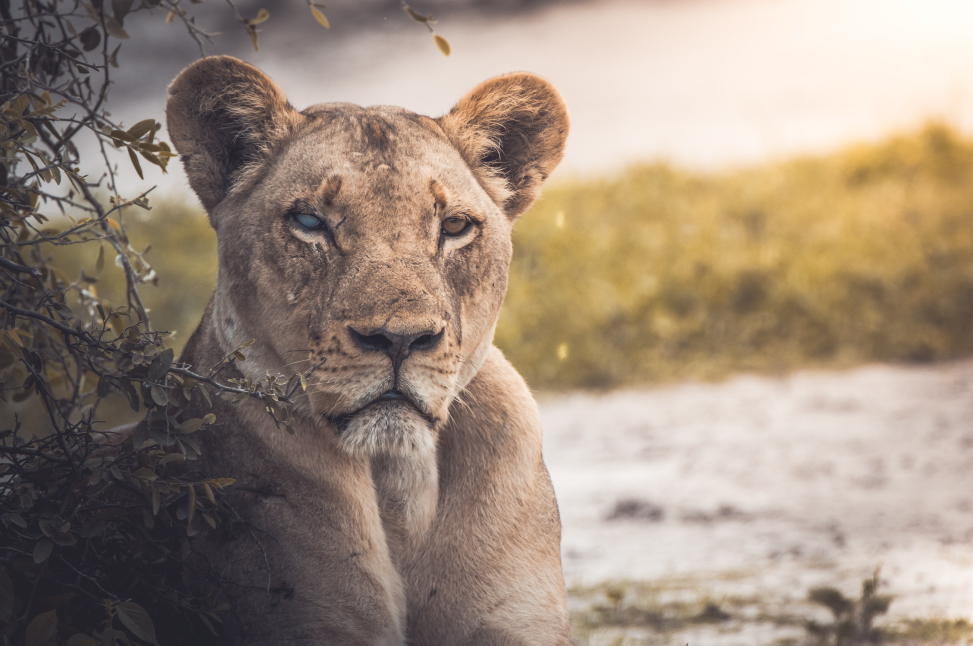
#> input picture Sample.jpg, 4865 x 3227 px (shown at 1/5 size); its folder holds only this picture in this run
$ python -i main.py   (imports and definitions only)
#> lines starting #> are read from the running program, lines starting #| are printed output that depends on the picture; after the words box and inside, x2 and y2 are one past the last pixel; in counts of white or black regions, pixels touching at a corner belong together
import cv2
import numpy as np

import tkinter as tk
from tkinter import filedialog
from tkinter.filedialog import askopenfile
from PIL import Image, ImageTk


class Cartoonizer:
	"""Cartoonizer effect
		A class that applies a cartoon effect to an image.
		The class uses a bilateral filter and adaptive thresholding to create
		a cartoon effect.
	"""
	#variable
	def _init_(self):
		pass

	def render(self, img_rgb):
		img_rgb = cv2.imread(img_rgb)
		img_rgb = cv2.resize(img_rgb, (1366,668))
		numDownSamples = 2	 # number of downscaling steps
		numBilateralFilters = 50 # number of bilateral filtering steps

		# -- STEP 1 --

		# downsample image using Gaussian pyramid
		img_color = img_rgb
		for _ in range(numDownSamples):
			img_color = cv2.pyrDown(img_color)

		#cv2.imshow("downcolor",img_color)
		#cv2.waitKey(0)
		# repeatedly apply small bilateral filter instead of applying
		# one large filter
		for _ in range(numBilateralFilters):
			img_color = cv2.bilateralFilter(img_color, 9, 9, 7)

		#cv2.imshow("bilateral filter",img_color)
		#cv2.waitKey(0)
		# upsample image to original size
		for _ in range(numDownSamples):
			img_color = cv2.pyrUp(img_color)
		#cv2.imshow("upscaling",img_color)
		#cv2.waitKey(0)

		# -- STEPS 2 and 3 --
		# convert to grayscale and apply median blur
		img_gray = cv2.cvtColor(img_rgb, cv2.COLOR_RGB2GRAY)
		img_blur = cv2.medianBlur(img_gray, 3)
		#cv2.imshow("grayscale+median blur",img_color)
		#cv2.waitKey(0)

		# -- STEP 4 --
		# detect and enhance edges
		img_edge = cv2.adaptiveThreshold(img_blur, 255,
										cv2.ADAPTIVE_THRESH_MEAN_C,
										cv2.THRESH_BINARY, 9, 2)
		#cv2.imshow("edge",img_edge)
		#cv2.waitKey(0)

		# -- STEP 5 --
		# convert back to color so that it can be bit-ANDed with color image
		(x,y,z) = img_color.shape
		img_edge = cv2.resize(img_edge,(y,x))
		img_edge = cv2.cvtColor(img_edge, cv2.COLOR_GRAY2RGB)
		cv2.imwrite("edge.png",img_edge)
		# [4 lines of commented-out code are left out]
		return cv2.bitwise_and(img_color, img_edge)

tmp_canvas = Cartoonizer()

##
# [3 lines not run here, left out]
my_font1=('times', 18, 'bold')
# [1 line that did not run here, left out]
# [1 line not run here, left out]
# [1 line that did not run here, left out]
# [1 line not run here, left out]

def upload_file():
    global img
    f_types = [('Jpg Files', '*.jpg')]
    filename = filedialog.askopenfilename(filetypes=f_types)
    img = ImageTk.PhotoImage(file=filename)
    b2 =tk.Button(my_w,image=img) # using Button
    b2.grid(row=3,column=1)


# [1 line not run here, left out]

##
file_name = r'b2'
# [1 line that did not run here, left out]
file_path_name = 'img'
file_name = file_path_name


# [4 lines not run here, left out]

>>> result = Cartoonizer().render('Sample.jpg')
#> call 2 of render, with img_rgb = 'Sample.jpg'
#> in render, img_rgb is the input picture: shape (3227, 4865, 3); mean B, G, R 124.8, 139.4, 156.2
#> in render (call 2), `img_rgb = cv2.resize(img_rgb, (1366,668))`:
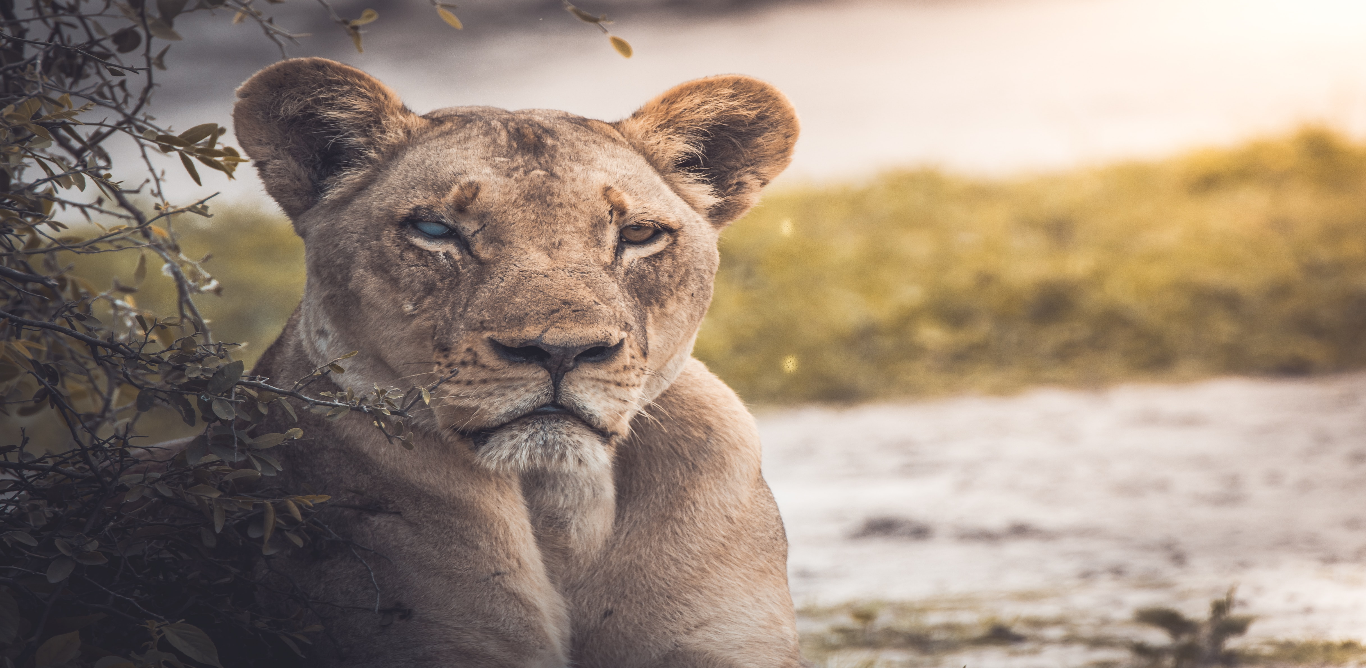
#> img_rgb: shape (668, 1366, 3); mean B, G, R 124.7, 139.3, 156.1
#> the loop in render (call 2), `for _ in range(numDownSamples):` made 2 passes
#> pass 2, in render (call 2), `img_color = cv2.pyrDown(img_color)`:
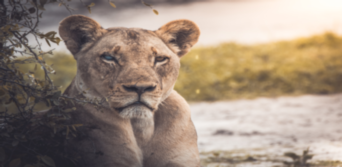
#> img_color: shape (167, 342, 3); mean B, G, R 124.7, 139.3, 156.1
#> in render (call 2), `img_gray = cv2.cvtColor(img_rgb, cv2.COLOR_RGB2GRAY)`:
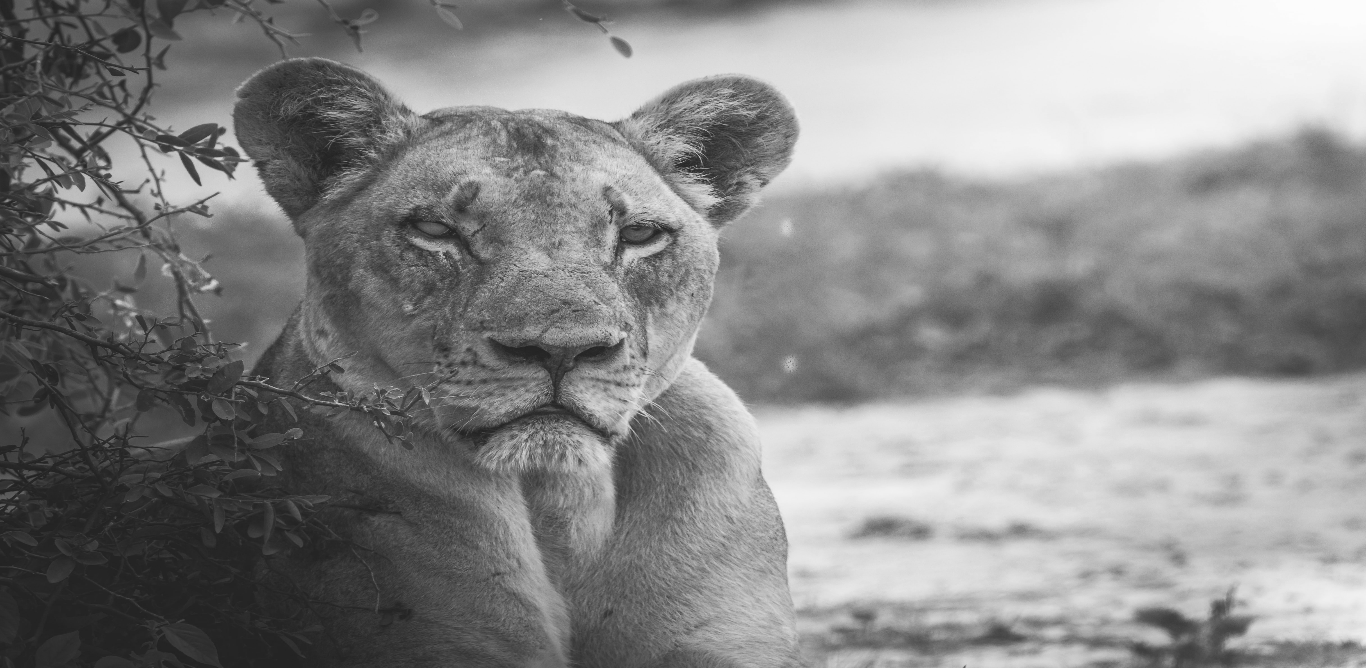
#> img_gray: shape (668, 1366); min 33, max 252, mean 136.9
#> in render (call 2), `img_edge = cv2.adaptiveThreshold(img_blur, 255, cv2.ADAPTIVE_THRESH_ME..`:
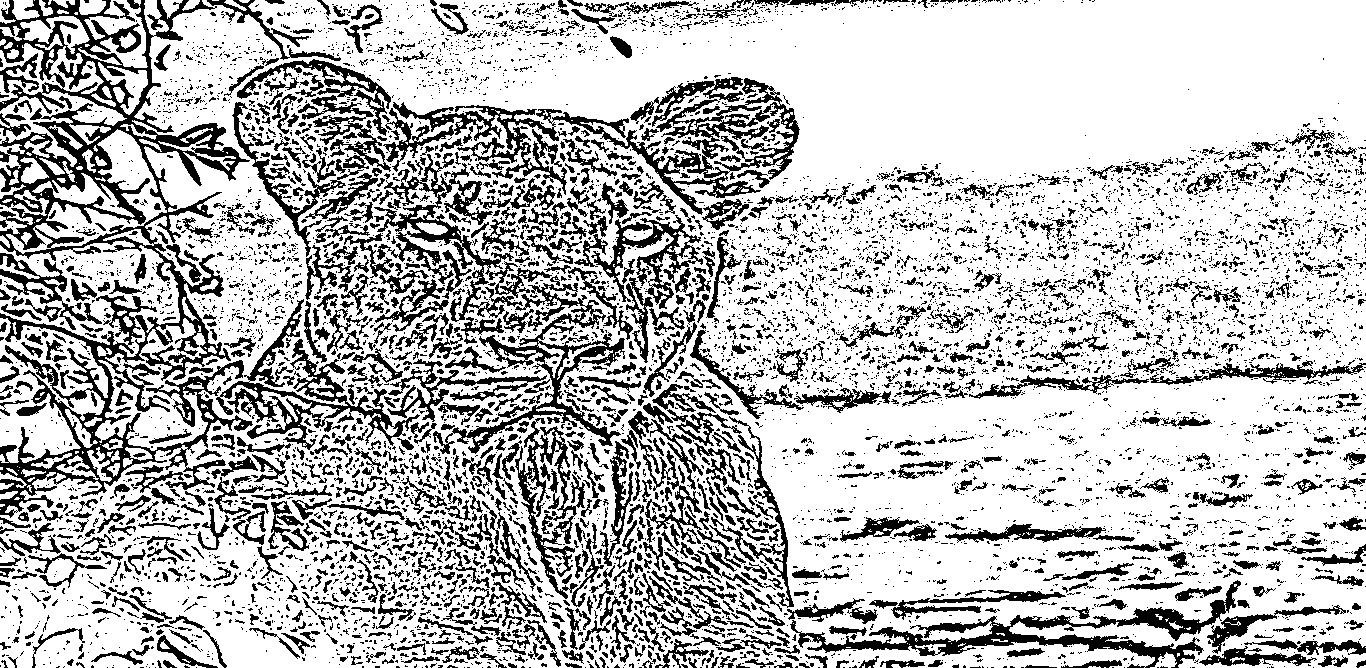
#> img_edge: shape (668, 1366); 74.1% white; 8007 black regions (6662 under 20 px), largest, box (x1, y1, x2, y2) and area: (0, 0, 253, 518) 32947, (383, 78, 800, 215) 11224, (790, 580, 1241, 668) 7244
#> in render (call 2), `img_edge = cv2.resize(img_edge,(y,x))`:
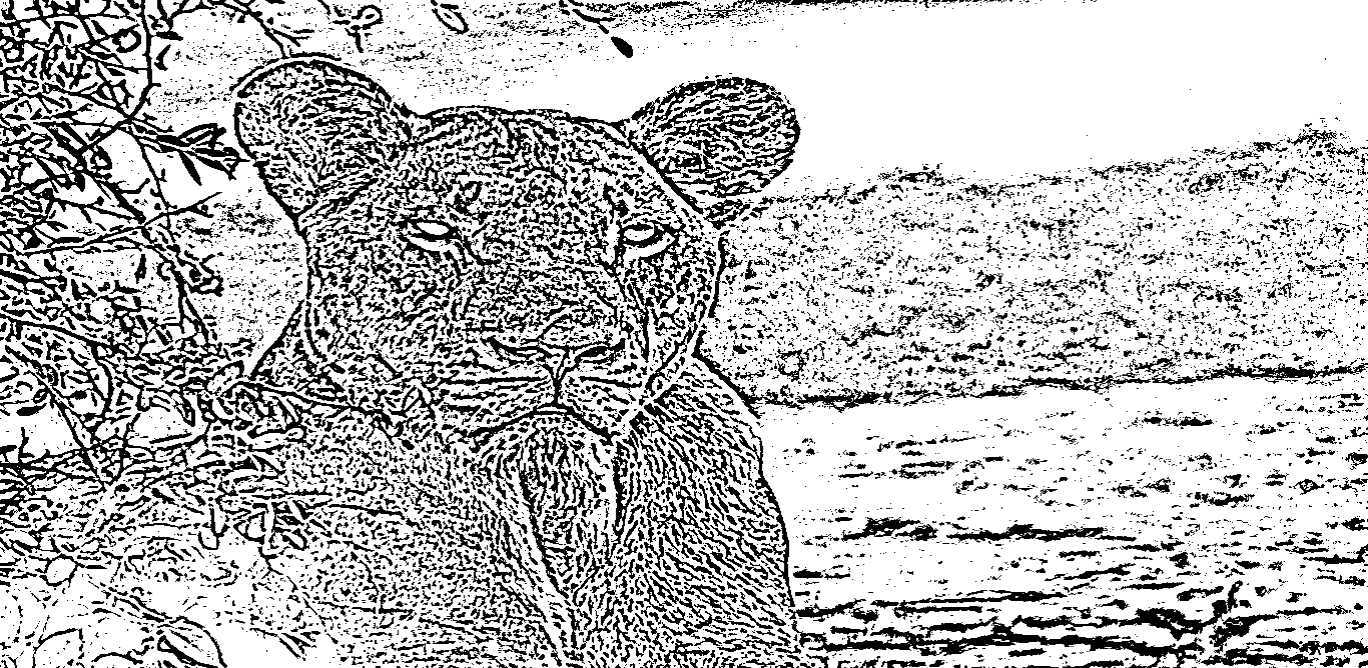
#> img_edge: shape (668, 1368); min 0, max 255, mean 189.1
#> in render (call 2), `return cv2.bitwise_and(img_color, img_edge)`:
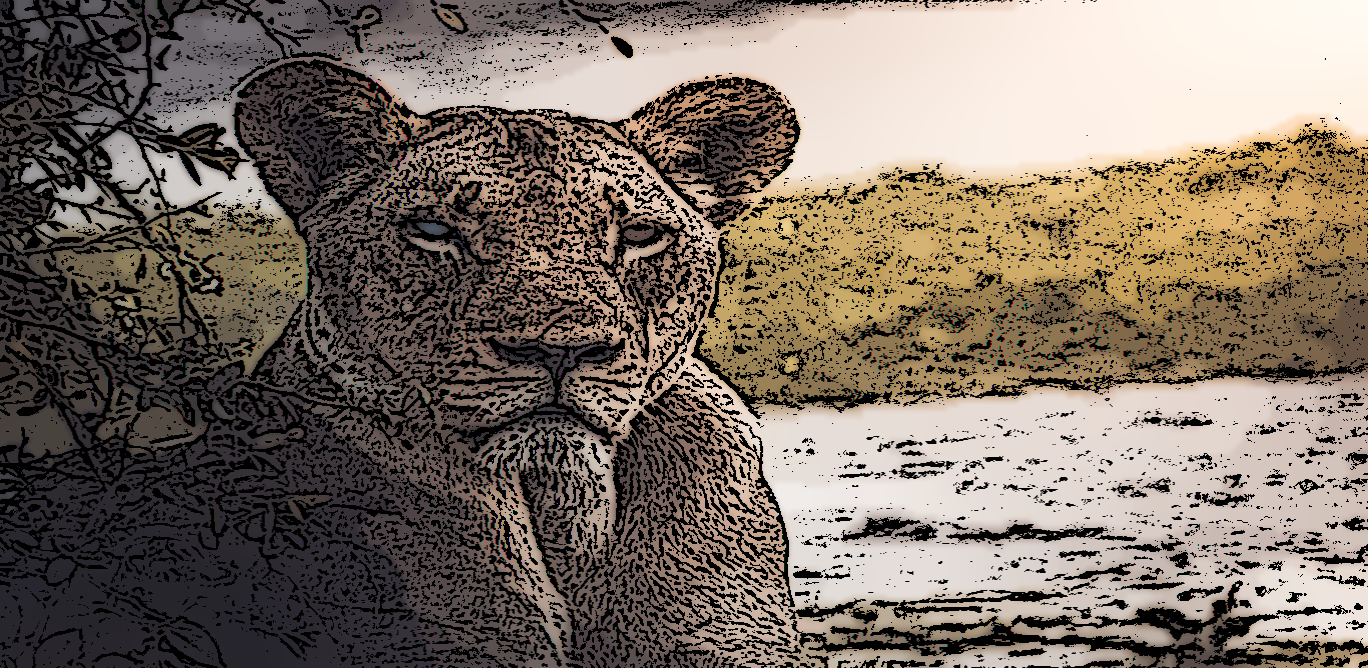
#> returned value: shape (668, 1368, 3); mean of channels 0, 1, 2 99.4, 110.8, 123.1; drawn as B, G, R
